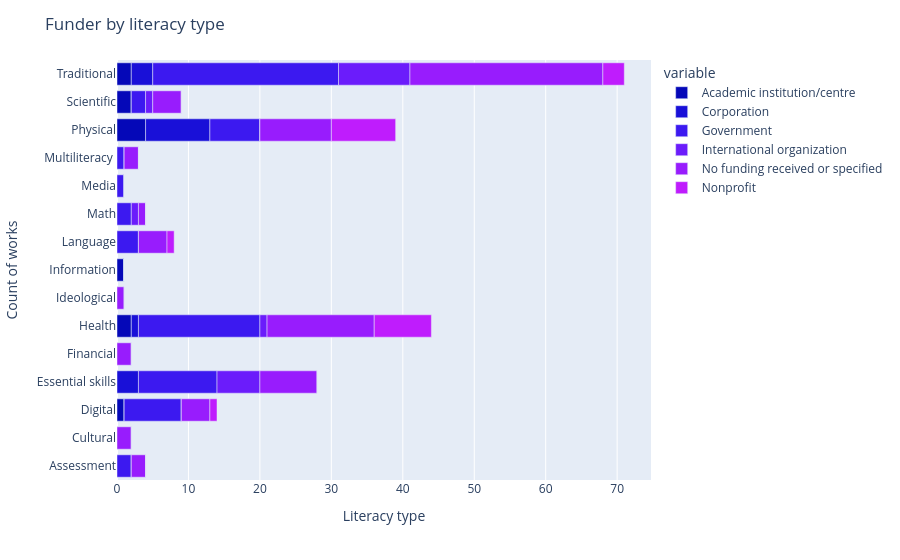

Notebook cell for this chart:
### Code cell
fig = px.bar(a_funder_type_df,
        y='Literacy',
        x=['Academic institution/centre',
                'Corporation',
                'Government',
                'International organization',
                'No funding received or specified',
                'Nonprofit'],
        color_discrete_sequence= px.colors.sequential.Plotly3,
        orientation='h')
fig.update_layout(
                title="Funder by literacy type",
                xaxis_title="Literacy type",
                yaxis_title="Count of works",
                )
fig

### Figure 1 — Plotly figure (JSON) as saved in the notebook; plotly's stock layout.template omitted (floating-point values rounded to 4 significant figures)
{"data": [{"hovertemplate": "variable=Academic institution/centre<br>value=%{x}<br>Literacy=%{y}<extra></extra>", "legendgroup": "Academic institution/centre", "marker": {"color": "#0508b8", "pattern": {"shape": ""}}, "name": "Academic institution/centre", "orientation": "h", "showlegend": true, "textposition": "auto", "type": "bar", "x": [0.0, 0.0, 1.0, 0.0, 0.0, 2.0, 0.0, 1.0, 0.0, 0.0, 0.0, 0.0, 4.0, 2.0, 2.0], "xaxis": "x", "y": ["Assessment", "Cultural", "Digital", "Essential skills", "Financial", "Health", "Ideological", "Information", "Language", "Math", "Media", "Multiliteracy ", "Physical", "Scientific", "Traditional"], "yaxis": "y"}, {"hovertemplate": "variable=Corporation<br>value=%{x}<br>Literacy=%{y}<extra></extra>", "legendgroup": "Corporation", "marker": {"color": "#1910d8", "pattern": {"shape": ""}}, "name": "Corporation", "orientation": "h", "showlegend": true, "textposition": "auto", "type": "bar", "x": [0.0, 0.0, 0.0, 3.0, 0.0, 1.0, 0.0, 0.0, 0.0, 0.0, 0.0, 0.0, 9.0, 0.0, 3.0], "xaxis": "x", "y": ["Assessment", "Cultural", "Digital", "Essential skills", "Financial", "Health", "Ideological", "Information", "Language", "Math", "Media", "Multiliteracy ", "Physical", "Scientific", "Traditional"], "yaxis": "y"}, {"hovertemplate": "variable=Government<br>value=%{x}<br>Literacy=%{y}<extra></extra>", "legendgroup": "Government", "marker": {"color": "#3c19f0", "pattern": {"shape": ""}}, "name": "Government", "orientation": "h", "showlegend": true, "textposition": "auto", "type": "bar", "x": [2.0, 0.0, 8.0, 11.0, 0.0, 17.0, 0.0, 0.0, 3.0, 2.0, 1.0, 1.0, 7.0, 2.0, 26.0], "xaxis": "x", "y": ["Assessment", "Cultural", "Digital", "Essential skills", "Financial", "Health", "Ideological", "Information", "Language", "Math", "Media", "Multiliteracy ", "Physical", "Scientific", "Traditional"], "yaxis": "y"}, {"hovertemplate": "variable=International organization<br>value=%{x}<br>Literacy=%{y}<extra></extra>", "legendgroup": "International organization", "marker": {"color": "#6b1cfb", "pattern": {"shape": ""}}, "name": "International organization", "orientation": "h", "showlegend": true, "textposition": "auto", "type": "bar", "x": [0.0, 0.0, 0.0, 6.0, 0.0, 1.0, 0.0, 0.0, 0.0, 1.0, 0.0, 0.0, 0.0, 1.0, 10.0], "xaxis": "x", "y": ["Assessment", "Cultural", "Digital", "Essential skills", "Financial", "Health", "Ideological", "Information", "Language", "Math", "Media", "Multiliteracy ", "Physical", "Scientific", "Traditional"], "yaxis": "y"}, {"hovertemplate": "variable=No funding received or specified<br>value=%{x}<br>Literacy=%{y}<extra></extra>", "legendgroup": "No funding received or specified", "marker": {"color": "#981cfd", "pattern": {"shape": ""}}, "name": "No funding received or specified", "orientation": "h", "showlegend": true, "textposition": "auto", "type": "bar", "x": [2.0, 2.0, 4.0, 8.0, 2.0, 15.0, 1.0, 0.0, 4.0, 1.0, 0.0, 2.0, 10.0, 4.0, 27.0], "xaxis": "x", "y": ["Assessment", "Cultural", "Digital", "Essential skills", "Financial", "Health", "Ideological", "Information", "Language", "Math", "Media", "Multiliteracy ", "Physical", "Scientific", "Traditional"], "yaxis": "y"}, {"hovertemplate": "variable=Nonprofit<br>value=%{x}<br>Literacy=%{y}<extra></extra>", "legendgroup": "Nonprofit", "marker": {"color": "#bf1cfd", "pattern": {"shape": ""}}, "name": "Nonprofit", "orientation": "h", "showlegend": true, "textposition": "auto", "type": "bar", "x": [0.0, 0.0, 1.0, 0.0, 0.0, 8.0, 0.0, 0.0, 1.0, 0.0, 0.0, 0.0, 9.0, 0.0, 3.0], "xaxis": "x", "y": ["Assessment", "Cultural", "Digital", "Essential skills", "Financial", "Health", "Ideological", "Information", "Language", "Math", "Media", "Multiliteracy ", "Physical", "Scientific", "Traditional"], "yaxis": "y"}], "layout": {"barmode": "relative", "legend": {"title": {"text": "variable"}, "tracegroupgap": 0}, "margin": {"t": 60}, "title": {"text": "Funder by literacy type"}, "xaxis": {"anchor": "y", "domain": [0, 1], "title": {"text": "Literacy type"}}, "yaxis": {"anchor": "x", "domain": [0, 1], "title": {"text": "Count of works"}}}}
